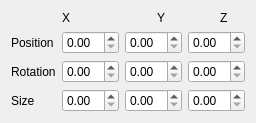
<?xml version="1.0" encoding="UTF-8"?>
<ui version="4.0">
 <class>Transform</class>
 <widget class="QWidget" name="Transform">
  <property name="geometry">
   <rect>
    <x>0</x>
    <y>0</y>
    <width>236</width>
    <height>109</height>
   </rect>
  </property>
  <property name="windowTitle">
   <string>Form</string>
  </property>
  <layout class="QGridLayout" name="gridLayout">
   <item row="0" column="1" colspan="2">
    <widget class="QLabel" name="label_2">
     <property name="text">
      <string>X</string>
     </property>
    </widget>
   </item>
   <item row="0" column="3" colspan="2">
    <widget class="QLabel" name="label_3">
     <property name="text">
      <string>Y</string>
     </property>
    </widget>
   </item>
   <item row="0" column="5">
    <widget class="QLabel" name="label_4">
     <property name="text">
      <string>Z</string>
     </property>
    </widget>
   </item>
   <item row="1" column="0">
    <widget class="QLabel" name="label">
     <property name="text">
      <string>Position</string>
     </property>
    </widget>
   </item>
   <item row="1" column="1">
    <widget class="QDoubleSpinBox" name="doubleSpinBox"/>
   </item>
   <item row="1" column="2" colspan="2">
    <widget class="QDoubleSpinBox" name="doubleSpinBox_2"/>
   </item>
   <item row="1" column="4" colspan="2">
    <widget class="QDoubleSpinBox" name="doubleSpinBox_3"/>
   </item>
   <item row="2" column="0">
    <widget class="QLabel" name="label_5">
     <property name="text">
      <string>Rotation</string>
     </property>
    </widget>
   </item>
   <item row="2" column="1">
    <widget class="QDoubleSpinBox" name="doubleSpinBox_5"/>
   </item>
   <item row="2" column="2" colspan="2">
    <widget class="QDoubleSpinBox" name="doubleSpinBox_6"/>
   </item>
   <item row="2" column="4" colspan="2">
    <widget class="QDoubleSpinBox" name="doubleSpinBox_4"/>
   </item>
   <item row="3" column="0">
    <widget class="QLabel" name="label_6">
     <property name="text">
      <string>Size</string>
     </property>
    </widget>
   </item>
   <item row="3" column="1">
    <widget class="QDoubleSpinBox" name="doubleSpinBox_12"/>
   </item>
   <item row="3" column="2" colspan="2">
    <widget class="QDoubleSpinBox" name="doubleSpinBox_10"/>
   </item>
   <item row="3" column="4" colspan="2">
    <widget class="QDoubleSpinBox" name="doubleSpinBox_11"/>
   </item>
  </layout>
 </widget>
 <resources/>
 <connections/>
</ui>
